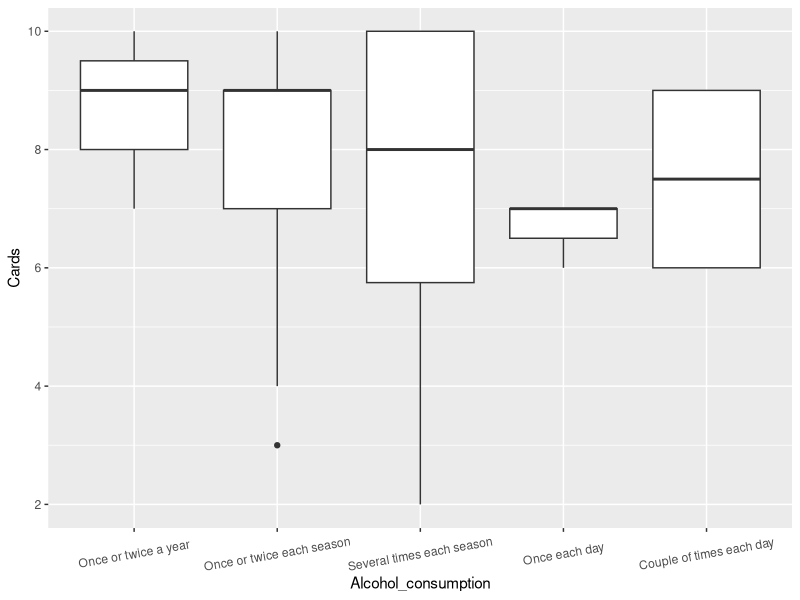
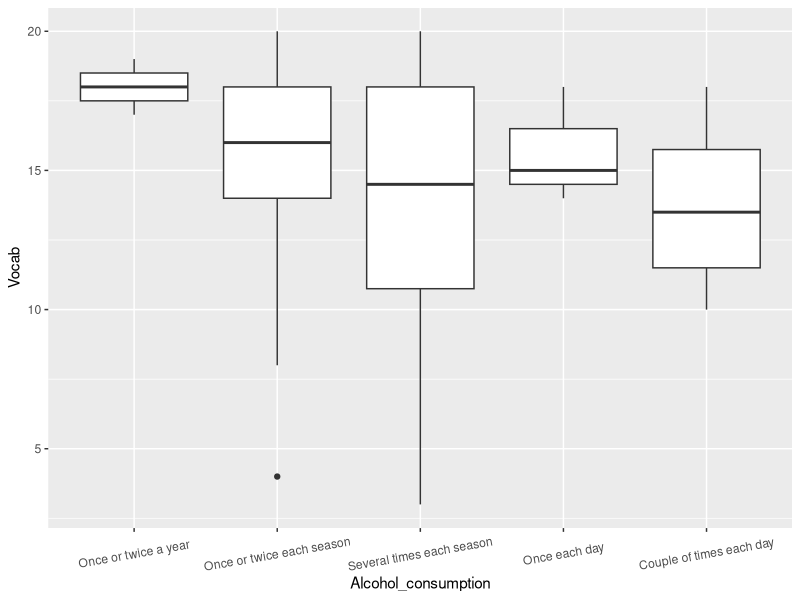
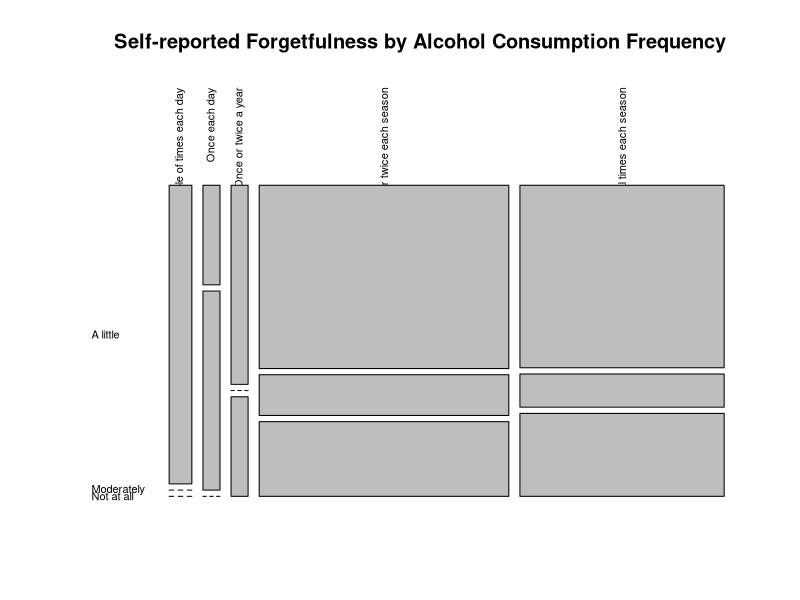

Write R code to recreate these figures, in order.
## ---- chunk 1
knitr::opts_chunk$set(echo = TRUE)
library(tidyverse)
## ---- chunk 2
raw <- read_csv("data.csv")
## ---- chunk 3
data <- raw %>%
  # keep only entries with data
  filter(Alcohol_consumption != "DUPLICATE" & Alcohol_consumption != "EMPTY" & Alcohol_consumption != "NO CONSENT") %>% 
  # clean up formatting
  mutate(Name = str_to_title(Name), # change all names to title case
        
        # standardize alcohol consumption format
        Alcohol_consumption = case_when(
          str_detect(Alcohol_consumption, fixed("several times each season", ignore_case = T)) ~ "Several times each season",
          str_detect(Alcohol_consumption, fixed("once or twice each season", ignore_case = T)) ~ "Once or twice each season",
          str_detect(Alcohol_consumption, fixed("once or twice a year", ignore_case = T)) ~ "Once or twice a year",
          str_detect(Alcohol_consumption, fixed("couple of times each day", ignore_case = T)) ~ "Couple of times each day",
          str_detect(Alcohol_consumption, fixed("drink each day", ignore_case = T)) ~ "Once each day"
        ),
        
        # standardize forgetfulness format
        Forgetful = case_when(
          str_detect(Forgetful, fixed("not at all", ignore_case = T)) ~ "Not at all",
          str_detect(Forgetful, fixed("a little", ignore_case = T)) ~ "A little",
          str_detect(Forgetful, fixed("moderately", ignore_case = T)) ~ "Moderately",
          str_detect(Forgetful, fixed("moderatly", ignore_case = T)) ~ "Moderately" # typo in one entry
        )
  )
## ---- chunk 4
# side by side histograms

# cards
data %>% 
  # order by increasing consumption
  mutate(Alcohol_consumption = factor(Alcohol_consumption, levels=c("Once or twice a year", "Once or twice each season", "Several times each season", "Once each day", "Couple of times each day"))) %>% 
  ggplot(aes(x = Alcohol_consumption, y = Cards)) +
  geom_boxplot() +
  theme(axis.text.x = element_text(angle = 10, vjust = 0.5))

# vocab
data %>% 
  # order by increasing consumption
  mutate(Alcohol_consumption = factor(Alcohol_consumption, levels=c("Once or twice a year", "Once or twice each season", "Several times each season", "Once each day", "Couple of times each day"))) %>% 
  ggplot(aes(x = Alcohol_consumption, y = Vocab)) +
  geom_boxplot() +
  theme(axis.text.x = element_text(angle = 10, vjust = 0.5))

# mosaic of forgetfulness (totally unreadable)
# create two-way table
mostable <- table(data$Alcohol_consumption, data$Forgetful)
mostable

# create mosaic plot
mosaicplot(mostable, main = "Self-reported Forgetfulness by Alcohol Consumption Frequency", las=2)

# replace with ggplot
## ---- chunk 5
anova_cards <- aov(data$Cards ~ data$Alcohol_consumption)
summary(anova_cards)

anova_vocab <- aov(data$Vocab ~ data$Alcohol_consumption)
summary(anova_vocab)

chisq.test(data$Alcohol_consumption, data$Forgetful)
